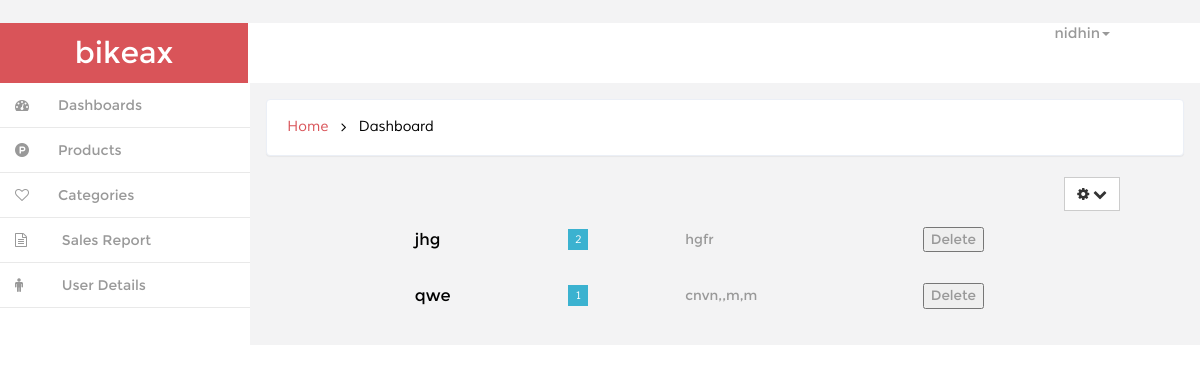
/dashboard/category/ (signed in), run on the app's committed database.
### ecom/models.py (models this page shows, shortened)
class Category(models.Model):
	Name=models.CharField(max_length=30)
	Description=models.TextField(max_length=50)

### ecom/views.py (the view)
# urls.py: url(r'^dashboard/category/$',dashcategory, name="dashcategory"),
def dashcategory(request):
	items=Category.objects.all()
	return render(request,'backend/category.html' ,{'items':items})

### ecom/context_processor.py (called while the page is built)
def cart(request):
    return {'cart': Cart(request)}

### templates/backend/category.html (shortened to what this page needs)
{% extends 'backend/index.html' %}
{% block contentmain %}
<div style="margin:5px 80px 5px 80px;">
<div class="float-right">
<div class="dropdown">
        <a href="#" title="" class="btn btn-default" data-toggle="dropdown" aria-expanded="false">
            <i class="fa fa-cog icon_8"></i>
            <i class="fa fa-chevron-down icon_8"></i>
        <div class="ripple-wrapper"></div></a>
    </div>
  </div>
  <table class="table">
                     <tbody>
                     {% for it in items %}
                         <tr class="table-row">
                             <td class="table-img">
                             </td>
                             <td class="table-text">
                             	<h6>{{ it.Name }}</h6>
                             </td>
                             <td>
                             	<span class="fam">{{ it.product_set.count }}</span>
                             </td>
                             <td class="march">
                                {{ it.Description }}
                             </td>
                              <td >
 							               <button class="button">Delete</button>
                             </td>
                         </tr>
                          {% endfor %}
                     </tbody>
                 </table>
            </div>
{% endblock %}

### templates/backend/index.html (shortened to what this page needs)
<!DOCTYPE HTML>
{% load static %}
<html>
<head>
<link href="{% static 'backend/css/bootstrap.min.css'%}"  rel='stylesheet' type='text/css' />
<link href="{% static 'backend/css/style.css'%}" rel='stylesheet' type='text/css' />
<link href="{% static 'backend/css/font-awesome.css'%}" rel="stylesheet">
<link href="{% static 'backend/css/custom.css'%}" rel="stylesheet">
</head>
<body>
<div id="wrapper">
        <nav class="navbar-default navbar-static-top" role="navigation">
             <div class="navbar-header">
	               <h1> <a class="navbar-brand" href="index.html">bikeax</a></h1>
			   </div>
			 <div class=" border-bottom">
		    <div class="drop-men" >
		        <ul class=" nav_1">
					<li class="dropdown" style="margin-right:90px;">
		              <a href="#" class="dropdown-toggle dropdown-at" data-toggle="dropdown">
		              <span class=" name-caret">{{ user }}<i class="caret"></i></span></a>
		            </li>
		        </ul>
		     </div>
			<div class="clearfix">
     </div>
		    <div class="navbar-default sidebar" role="navigation">
                <div class="sidebar-nav navbar-collapse">
                <ul class="nav" id="side-menu">
                    <li>
                        <a href="{% url 'dashboard' %}" class=" hvr-bounce-to-right"><i class="fa fa-dashboard nav_icon "></i><span class="nav-label">Dashboards</span> </a>
                    </li>
                      <li>
                        <a href="{% url 'dashproduct' %}" class=" hvr-bounce-to-right"><i class="fa fa-product-hunt nav_icon "></i><span class="nav-label">Products</span> </a>
                    </li>
                      <li>
                        <a href="{% url 'dashcategory' %}" class=" hvr-bounce-to-right"><i class="fa fa-heart-o nav_icon "></i><span class="nav-label">Categories</span> </a>
                    </li>
					 <li>
                        <a href="{% url 'sales' %}" class=" hvr-bounce-to-right"><i class="fa fa-file-text-o  nav_icon"></i> <span class="nav-label">Sales Report</span> </a>
                    </li>
                    <li>
                        <a href="/user_detail/" class=" hvr-bounce-to-right"><i class="fa fa-male nav_icon"></i> <span class="nav-label">User Details</span> </a>
                    </li>
                </ul>
            </div>
			</div>
        </nav>
        <div id="page-wrapper" class="gray-bg dashbard-1">
       <div class="content-main">
		    <div class="banner">
				<h2>
				<a href="index.html">Home</a>
				<i class="fa fa-angle-right"></i>
				<span>Dashboard</span>
				</h2>
		    </div>
		<div class="content-top">
			{% block contentmain %}{% endblock %}
		</div>
			       </div>
						 	       </div>
	       </div>
</body>
</html>

### static/backend/css/style.css (style rules this page uses)
h4, h5, h6, h1, h2, h3 { margin: 0; }
ul, ol { margin: 0;padding: 0; }
html, body { font-family:'Montserrat-Regular'; font-size: 100%; background:#F3F3F4; overflow-x: hidden; }
body a { transition:0.5s all; -webkit-transition:0.5s all; -moz-transition:0.5s all; -o-transition:0.5s all; -ms-transition:0.5s all; }
div#wrapper { background-color: #fff; }
.navbar-default.sidebar { background-color: #fff; }
h1 a.navbar-brand { color: #fff !important; font-size: 30px; font-weight: 500; padding: 20px 0px; background: #d95459; text-align: center; width:248px; height: 60px; }
i.nav_icon { color: #fff; margin-right:6px; }
.sidebar ul li a { color: #999; font-size:14px; }
.hvr-bounce-to-right { display: inline-block; vertical-align: middle; -webkit-transform: translateZ(0); transform: translateZ(0); box-shadow: 0 0 1px rgba(0, 0, 0, 0); -webkit-backface-visibility: hidden; backface-visibility: hidden; -moz-osx-font-smoothing: grayscale; position: relative; -webkit-transition-property: color; transition-property: color; -webkit-transition-duration: 0.5s; transition-duration: 0.5s; }
.hvr-bounce-to-right:before { content: ""; position: absolute; z-index: -1; top: 0; left: 0; right: 80%; bottom: 0; background:#7f8c8d; -webkit-transform: scaleX(0); transform: scaleX(0); -webkit-transform-origin: 0 50%; transform-origin: 0 50%; -webkit-transition-property: transform; transition-property: transform; -webkit-transition-duration: 0.5s; transition-duration: 0.5s; -webkit-transition-timing-function: ease-out; transition-timing-function: ease-out; }
.nav > li > a { color: #999; font-weight:500; padding: 0px 20px 0px 0px; font-size: 0.85em; border-bottom: 1px solid #E9E9E9; }
.nav > li > a i { margin-right: 14px; }
i.nav_icon { color: #999; padding: 15px; width: 44px; height: 44px; }
@media (min-width: 768px) { #page-wrapper { position: inherit; margin: 0 0 0 240px; min-height: 1000px; } }
a.dropdown-toggle.dropdown-at { border-bottom: none; }
.content-main { background-color: #F3F3F4; padding-top: 1em; }
.border-bottom { background-color: #fff; }
.drop-men { float: right; }
.dropdown-at { padding: 0 !important; position: relative; color: #999; font-size: 0.9em; text-decoration: none ; }
.dropdown, .dropup { display: inline-block; padding:0; }
.banner { background: #fff; display: block; margin: 0em 1em ; padding:1em; border: 1px solid #ebeff6; border-color: #ebeff6; border-radius: 4px; -webkit-border-radius: 4px; -o-border-radius: 4px; -moz-border-radius: 4px; -ms-border-radius: 4px; -webkit-box-shadow: 0 1px 1px rgba(0,0,0,.05); box-shadow: 0 1px 1px rgba(0,0,0,.05); }
.banner h2 { font-size:0.9em; }
.banner h2 a { color:#D95459; text-decoration:none; font-family: 'Muli-Regular'; padding:0.3em ; }
.banner h2 span { color:#000; font-family: 'Muli-Regular'; padding:0.3em ; }
.banner h2 i { color:#000; vertical-align:middle; padding:0.3em ; }
.content-top { padding: 1em 0; }
.btn { border-radius: 0px; outline: none; }
.table td, .table>tbody>tr>td, .table>tbody>tr>th, .table>tfoot>tr>td, .table>tfoot>tr>th, .table>thead>tr>td, .table>thead>tr>th { padding: 15px !important; font-size: 0.85em; color: #999; border-top: none !important; }
.table-row td { font-size: 1em; padding: 15px 8px 15px !important; line-height: 1.42857143; vertical-align:middle !important; border-top: 1px solid #ddd; }
td.table-text h6 { font-size: 1.2em; color:#000; }
td span { color:#fff; font-size: 0.8em; padding: 4px 7px; font-family: 'Muli-Regular'; }
td span.fam { color:#fff; font-size: 0.8em; padding: 4px 7px; font-family: 'Muli-Regular'; }
td span.fam { background:#3BB2D0; }
.float-right { float: right; }
.table { margin-bottom: 0; }
tr.table-row { border-top: 1px solid #F3F3F4; }

### static/backend/css/custom.css (style rules this page uses)
#wrapper { width: 100%; }
#page-wrapper { min-height: 568px; }
@media (min-width:768px) { #page-wrapper { position: inherit; margin: 0 0 0 250px; } }
.sidebar .sidebar-nav.navbar-collapse { padding-right: 0; padding-left: 0; }
@media (min-width:768px) { .sidebar { z-index: 1; position: absolute; width: 250px; } }

### data on the page
Category: Name "jhg", product_set.count "2", Description "hgfr"
Category: Name "qwe", product_set.count "1", Description "cnvn,,m,m"

### other printed values
{{ user }} "nidhin"
